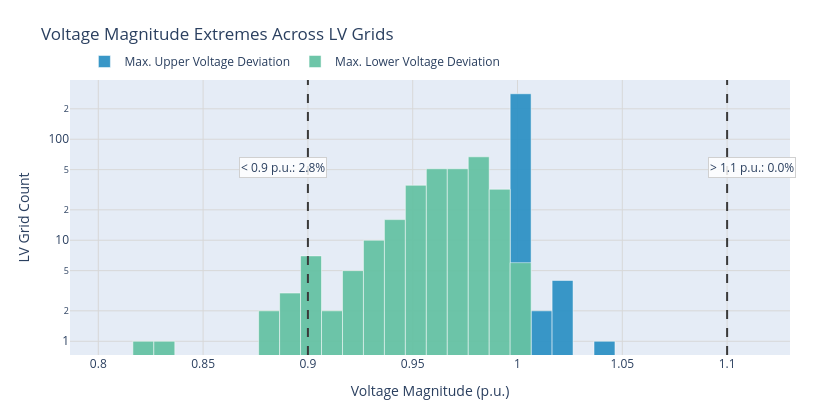

The code cell stored with this chart in its notebook:
### Markdown cell above
## Voltage Deviation Histogram

This mirrors the attached voltage-limit figure by comparing each grid's minimum and maximum voltage magnitude against the 0.9 p.u. and 1.1 p.u. limits.

How to read it:

- The blue histogram summarizes each grid's maximum upper-voltage value across all buses and timesteps in the selected stage.
- The green histogram summarizes each grid's minimum lower-voltage value across all buses and timesteps in the selected stage.
- The dashed vertical lines mark the 0.9 p.u. and 1.1 p.u. voltage thresholds.
- The annotations report the share of grids outside the voltage limits.

What to look for:

- A right-shifted blue tail beyond 1.1 p.u. indicates overvoltage risk, often relevant for feed-in-heavy scenarios.
- A left-shifted green tail below 0.9 p.u. indicates undervoltage risk, often relevant for high-load electrification scenarios.
- A narrow distribution close to 1.0 p.u. means most grids remain voltage-stable under the selected scenario.
- When the Munich batch is available, compare this plot between `pre` and `post` stages or between scenario runs to see whether electrification shifts the voltage-risk tail.

### Code cell
scope = current_scope_kwargs()
voltage_summary = voltage_deviation_summary_db(
    input_id=scope["input_id"],
    run_name=run_name,
    scenario_id=scope["scenario_id"],
    stages=(stage_dropdown.value,),
    ags=scope["ags"],
    plz=scope["plz"],
    kcid=scope["kcid"],
    bcid=scope["bcid"],
)

display(plot_voltage_deviation_histogram(voltage_summary, lower_limit = 0.9, upper_limit = 1.01, show=False))

### Figure 1 — Plotly figure (JSON) as saved in the notebook; plotly's stock layout.template omitted (floating-point values rounded to 4 significant figures; data arrays with more than 128 entries replaced by an {"elided": "..."} marker saying what was removed)
{"data": [{"marker": {"color": "#2f92c5", "line": {"color": "white", "width": 0.5}}, "name": "Max. Upper Voltage Deviation", "opacity": 0.95, "type": "histogram", "x": {"elided": "289 float values"}, "xbins": {"end": 1.13, "size": 0.01, "start": 0.7865}}, {"marker": {"color": "#66c2a4", "line": {"color": "white", "width": 0.5}}, "name": "Max. Lower Voltage Deviation", "opacity": 0.95, "type": "histogram", "x": {"elided": "289 float values"}, "xbins": {"end": 1.13, "size": 0.01, "start": 0.7865}}], "layout": {"annotations": [{"bgcolor": "rgba(255,255,255,0.85)", "bordercolor": "#d0d0d0", "borderwidth": 1, "showarrow": false, "text": "< 0.9 p.u.: 2.8%", "x": 0.888, "xref": "x", "y": 0.72, "yref": "paper"}, {"bgcolor": "rgba(255,255,255,0.85)", "bordercolor": "#d0d0d0", "borderwidth": 1, "showarrow": false, "text": "> 1.1 p.u.: 0.0%", "x": 1.112, "xref": "x", "y": 0.72, "yref": "paper"}], "barmode": "overlay", "height": 420, "legend": {"orientation": "h", "x": 0.02, "y": 1.12}, "margin": {"b": 65, "l": 70, "r": 30, "t": 80}, "shapes": [{"line": {"color": "#3a3a3a", "dash": "dash", "width": 2}, "type": "line", "x0": 0.9, "x1": 0.9, "xref": "x", "y0": 0, "y1": 1, "yref": "y domain"}, {"line": {"color": "#3a3a3a", "dash": "dash", "width": 2}, "type": "line", "x0": 1.1, "x1": 1.1, "xref": "x", "y0": 0, "y1": 1, "yref": "y domain"}], "title": {"text": "Voltage Magnitude Extremes Across LV Grids"}, "width": 820, "xaxis": {"gridcolor": "#d8d8d8", "range": [0.7865, 1.13], "showgrid": true, "title": {"text": "Voltage Magnitude (p.u.)"}}, "yaxis": {"gridcolor": "#d8d8d8", "rangemode": "tozero", "showgrid": true, "title": {"text": "LV Grid Count"}, "type": "log"}}}
